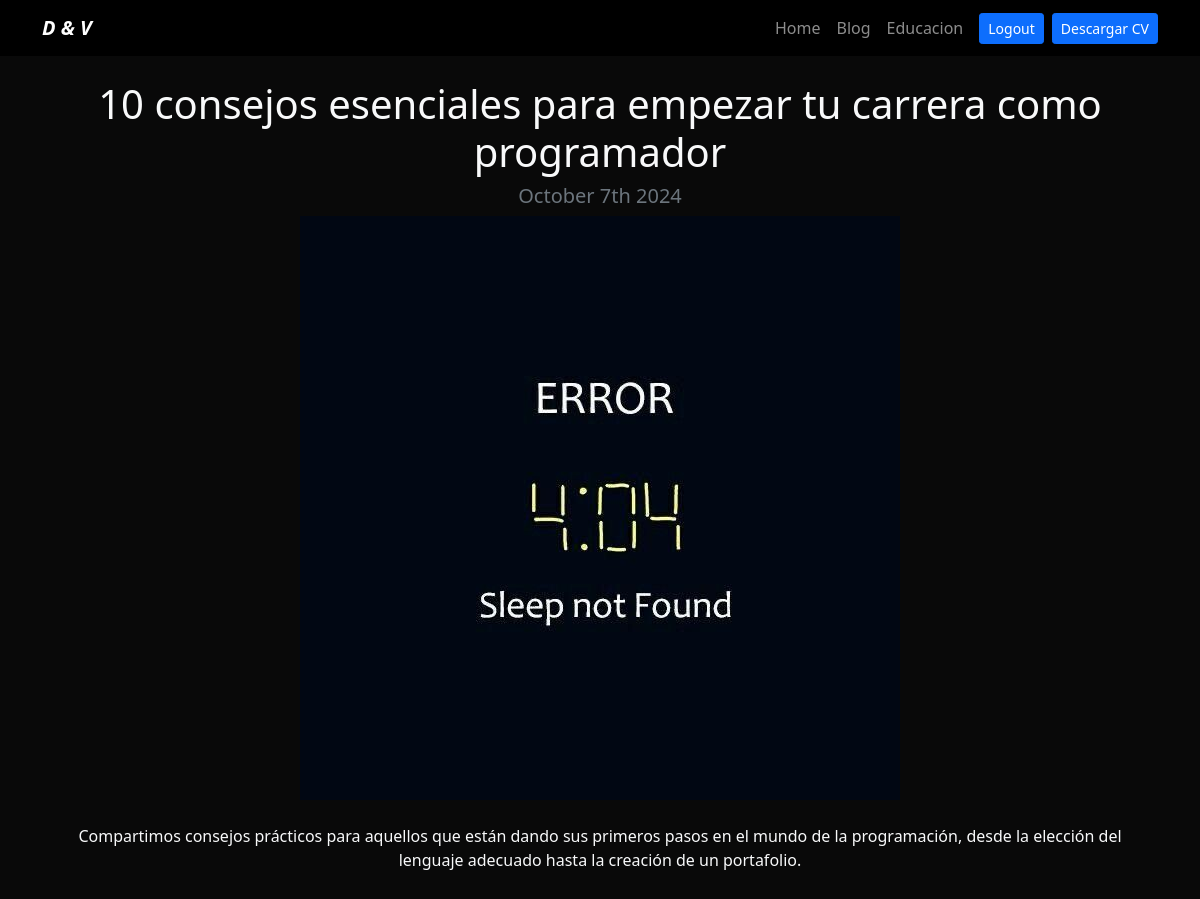
The app's page /blog/2 (signed in) with its own data.
### blog/models.py (models this page shows, shortened)
class Post(models.Model):
    title = models.CharField(max_length=100)
    description = models.TextField()
    image = models.ImageField(upload_to="blog/images")
    date = models.DateField(default=datetime.date.today)

### blog/views.py (the view)
# urls.py: path("<int:post_id>", views.post_detail, name="post_detail"),
@login_required
def post_detail(request, post_id):
    post = get_object_or_404(Post, pk=post_id)
    return render(request, "post_detail.html", {"post": post})

### blog/templates/post_detail.html
{% extends 'layout.html' %}
{% block content %}
<div class="text-center">
  <h1>{{post.title}}</h1>
  <h2 class="my-2 h5 text-muted">{{post.date|date:'F jS Y'}}</h2>
  <img src="{{post.image.url}}" alt="{{post.title}}" class="img-fluid">
  <div class="my-4">
  {{post.description|safe}}
  </div>
</div>
{% endblock %}

### portfolio/static/main.css (style rules this page uses)
body { background: #090909; }

### records on screen
Post: title "10 consejos esenciales para empezar tu carrera como programador", date "October 7th 2024", image (picture), description "Compartimos consejos prácticos para aquellos que están dando sus primeros pasos en el mundo de la programación, desde la elección del lenguaje adecuado hasta la creación de un portafolio."
